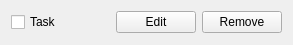
<?xml version="1.0" encoding="UTF-8"?>
<ui version="4.0">
 <class>TaskWidget</class>
 <widget class="QWidget" name="TaskWidget">
  <property name="geometry">
   <rect>
    <x>0</x>
    <y>0</y>
    <width>293</width>
    <height>45</height>
   </rect>
  </property>
  <property name="windowTitle">
   <string>Form</string>
  </property>
  <layout class="QHBoxLayout" name="horizontalLayout">
   <item>
    <widget class="QCheckBox" name="cbxName">
     <property name="text">
      <string>Task</string>
     </property>
    </widget>
   </item>
   <item>
    <spacer name="horizontalSpacer">
     <property name="orientation">
      <enum>Qt::Horizontal</enum>
     </property>
     <property name="sizeHint" stdset="0">
      <size>
       <width>40</width>
       <height>20</height>
      </size>
     </property>
    </spacer>
   </item>
   <item>
    <widget class="QPushButton" name="pbtEdit">
     <property name="text">
      <string>Edit</string>
     </property>
    </widget>
   </item>
   <item>
    <widget class="QPushButton" name="pbtRemove">
     <property name="text">
      <string>Remove</string>
     </property>
    </widget>
   </item>
  </layout>
 </widget>
 <resources/>
 <connections/>
</ui>
